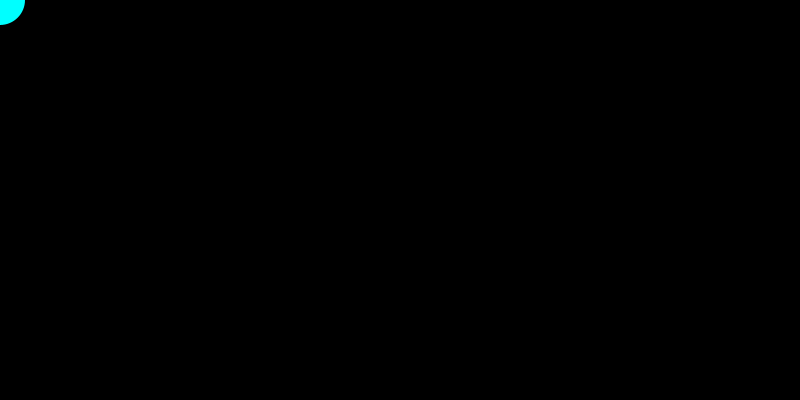
Frame 1 (no input)
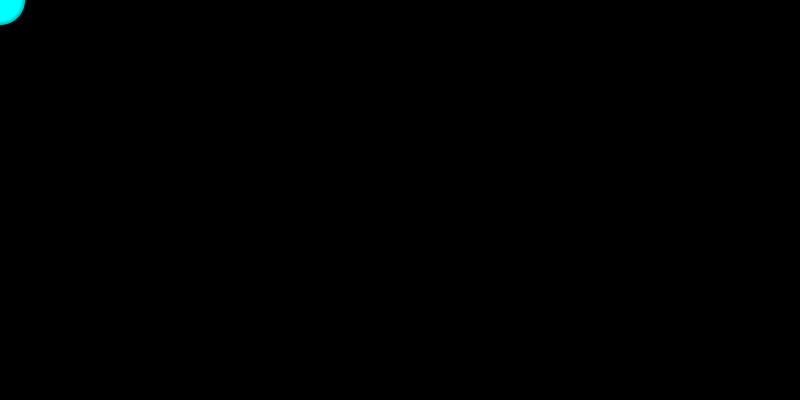
Frame 60 (the mouse pressed at the canvas centre just before this capture)
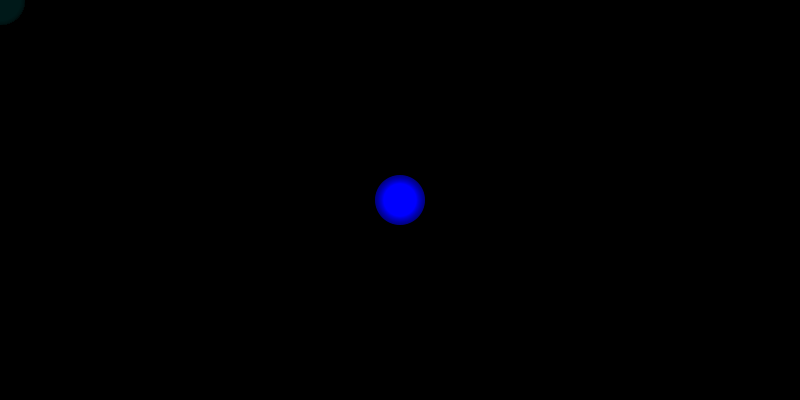
Frame 120 (the mouse held since frame 60 and released just before this capture)

The Processing sketch that drew these frames (run headless with seeded random() and noise(); from frame 60 on, the mouse is pressed at the canvas centre):

// Processing sketch: Circles_02
// ── Circles_02.pde
int count = 0;
color c;
color boxC= color(0,0,0,10);
int radius = 50;

void setup(){
  size(800, 400);                                      //window size
  smooth();
  frameRate(10);
  background(0);                                      //background color;
  noStroke();
}

void  draw(){
  fill(boxC);
  rect(0,0,width, height);
  //color c = color(255,0,0,count);          //alpha = the smaller the number the more transparent it is
 
 if (mousePressed == true){
  c = color (0,0,255); 
 }else{
   c = color (0,255,255); 
 }
 
 
  fill(c);
  ellipse(mouseX, mouseY,radius,radius);
  
  if (radius <=0){
    radius = 50;
  }
  else{
    radius --;
  }


  if (count>=255){
    count = 0;
  }
  else{
    count ++;
  }
}
